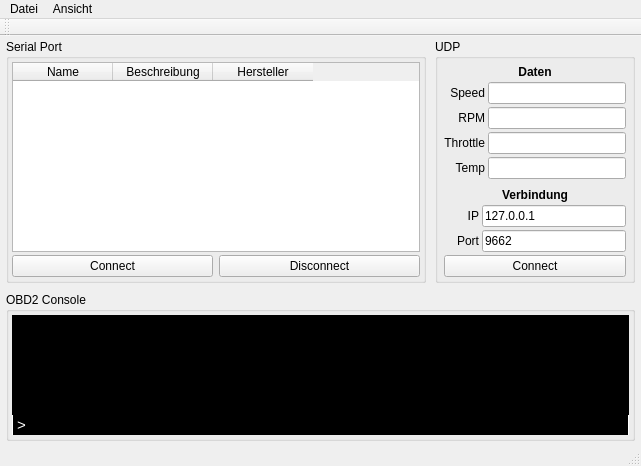
<?xml version="1.0" encoding="UTF-8"?>
<ui version="4.0">
 <class>MainWindow</class>
 <widget class="QMainWindow" name="MainWindow">
  <property name="geometry">
   <rect>
    <x>0</x>
    <y>0</y>
    <width>641</width>
    <height>466</height>
   </rect>
  </property>
  <property name="windowTitle">
   <string>ELM327_Simulator</string>
  </property>
  <widget class="QWidget" name="centralWidget">
   <layout class="QGridLayout" name="gridLayout">
    <property name="leftMargin">
     <number>6</number>
    </property>
    <property name="topMargin">
     <number>3</number>
    </property>
    <property name="rightMargin">
     <number>6</number>
    </property>
    <property name="bottomMargin">
     <number>3</number>
    </property>
    <property name="spacing">
     <number>9</number>
    </property>
    <item row="0" column="0">
     <widget class="QWidget" name="widget" native="true">
      <layout class="QHBoxLayout" name="horizontalLayout">
       <property name="spacing">
        <number>3</number>
       </property>
       <property name="leftMargin">
        <number>0</number>
       </property>
       <property name="topMargin">
        <number>0</number>
       </property>
       <property name="rightMargin">
        <number>0</number>
       </property>
       <property name="bottomMargin">
        <number>0</number>
       </property>
       <item>
        <widget class="QGroupBox" name="groupBox">
         <property name="title">
          <string>Serial Port</string>
         </property>
         <layout class="QVBoxLayout" name="verticalLayout_2">
          <property name="spacing">
           <number>3</number>
          </property>
          <property name="leftMargin">
           <number>3</number>
          </property>
          <property name="topMargin">
           <number>3</number>
          </property>
          <property name="rightMargin">
           <number>3</number>
          </property>
          <property name="bottomMargin">
           <number>3</number>
          </property>
          <item>
           <widget class="QTableWidget" name="portWidget">
            <column>
             <property name="text">
              <string>Name</string>
             </property>
            </column>
            <column>
             <property name="text">
              <string>Beschreibung</string>
             </property>
            </column>
            <column>
             <property name="text">
              <string>Hersteller</string>
             </property>
            </column>
           </widget>
          </item>
          <item>
           <widget class="QWidget" name="widget_3" native="true">
            <layout class="QHBoxLayout" name="horizontalLayout_2">
             <property name="leftMargin">
              <number>0</number>
             </property>
             <property name="topMargin">
              <number>0</number>
             </property>
             <property name="rightMargin">
              <number>0</number>
             </property>
             <property name="bottomMargin">
              <number>0</number>
             </property>
             <item>
              <widget class="QPushButton" name="btnSerialConnect">
               <property name="text">
                <string>Connect</string>
               </property>
              </widget>
             </item>
             <item>
              <widget class="QPushButton" name="btnSerialDisconnect">
               <property name="text">
                <string>Disconnect</string>
               </property>
              </widget>
             </item>
            </layout>
           </widget>
          </item>
         </layout>
         <zorder>portWidget</zorder>
         <zorder>portWidget</zorder>
         <zorder>widget_3</zorder>
        </widget>
       </item>
      </layout>
     </widget>
    </item>
    <item row="0" column="1">
     <widget class="QGroupBox" name="groupBox_3">
      <property name="maximumSize">
       <size>
        <width>200</width>
        <height>16777215</height>
       </size>
      </property>
      <property name="title">
       <string>UDP</string>
      </property>
      <layout class="QVBoxLayout" name="verticalLayout_3">
       <property name="spacing">
        <number>3</number>
       </property>
       <property name="leftMargin">
        <number>3</number>
       </property>
       <property name="topMargin">
        <number>3</number>
       </property>
       <property name="rightMargin">
        <number>3</number>
       </property>
       <property name="bottomMargin">
        <number>0</number>
       </property>
       <item>
        <widget class="QWidget" name="widget_5" native="true">
         <layout class="QGridLayout" name="gridLayout_3">
          <property name="leftMargin">
           <number>3</number>
          </property>
          <property name="topMargin">
           <number>3</number>
          </property>
          <property name="rightMargin">
           <number>3</number>
          </property>
          <property name="bottomMargin">
           <number>3</number>
          </property>
          <property name="spacing">
           <number>3</number>
          </property>
          <item row="2" column="0">
           <widget class="QLabel" name="label_5">
            <property name="minimumSize">
             <size>
              <width>35</width>
              <height>0</height>
             </size>
            </property>
            <property name="maximumSize">
             <size>
              <width>50</width>
              <height>16777215</height>
             </size>
            </property>
            <property name="text">
             <string>RPM</string>
            </property>
            <property name="alignment">
             <set>Qt::AlignRight|Qt::AlignTrailing|Qt::AlignVCenter</set>
            </property>
           </widget>
          </item>
          <item row="2" column="1">
           <widget class="QLineEdit" name="displayRPM">
            <property name="readOnly">
             <bool>true</bool>
            </property>
           </widget>
          </item>
          <item row="0" column="0" colspan="2">
           <widget class="QLabel" name="label_7">
            <property name="maximumSize">
             <size>
              <width>16777215</width>
              <height>15</height>
             </size>
            </property>
            <property name="font">
             <font>
              <weight>75</weight>
              <bold>true</bold>
             </font>
            </property>
            <property name="text">
             <string>Daten</string>
            </property>
            <property name="alignment">
             <set>Qt::AlignCenter</set>
            </property>
           </widget>
          </item>
          <item row="1" column="1">
           <widget class="QLineEdit" name="displaySpeed">
            <property name="readOnly">
             <bool>true</bool>
            </property>
           </widget>
          </item>
          <item row="1" column="0">
           <widget class="QLabel" name="label_4">
            <property name="minimumSize">
             <size>
              <width>35</width>
              <height>0</height>
             </size>
            </property>
            <property name="maximumSize">
             <size>
              <width>50</width>
              <height>16777215</height>
             </size>
            </property>
            <property name="text">
             <string>Speed</string>
            </property>
            <property name="alignment">
             <set>Qt::AlignRight|Qt::AlignTrailing|Qt::AlignVCenter</set>
            </property>
           </widget>
          </item>
          <item row="3" column="0">
           <widget class="QLabel" name="label_8">
            <property name="text">
             <string>Throttle</string>
            </property>
            <property name="alignment">
             <set>Qt::AlignRight|Qt::AlignTrailing|Qt::AlignVCenter</set>
            </property>
           </widget>
          </item>
          <item row="4" column="0">
           <widget class="QLabel" name="label_9">
            <property name="text">
             <string>Temp</string>
            </property>
            <property name="alignment">
             <set>Qt::AlignRight|Qt::AlignTrailing|Qt::AlignVCenter</set>
            </property>
           </widget>
          </item>
          <item row="3" column="1">
           <widget class="QLineEdit" name="displayThrottle">
            <property name="readOnly">
             <bool>true</bool>
            </property>
           </widget>
          </item>
          <item row="4" column="1">
           <widget class="QLineEdit" name="displayTemp">
            <property name="readOnly">
             <bool>true</bool>
            </property>
           </widget>
          </item>
         </layout>
        </widget>
       </item>
       <item>
        <widget class="QWidget" name="widget_4" native="true">
         <layout class="QGridLayout" name="gridLayout_2">
          <property name="leftMargin">
           <number>3</number>
          </property>
          <property name="topMargin">
           <number>3</number>
          </property>
          <property name="rightMargin">
           <number>3</number>
          </property>
          <property name="bottomMargin">
           <number>3</number>
          </property>
          <property name="spacing">
           <number>3</number>
          </property>
          <item row="2" column="1">
           <widget class="QLineEdit" name="editUDP_Port">
            <property name="text">
             <string>9662</string>
            </property>
           </widget>
          </item>
          <item row="2" column="0">
           <widget class="QLabel" name="label_3">
            <property name="minimumSize">
             <size>
              <width>35</width>
              <height>0</height>
             </size>
            </property>
            <property name="maximumSize">
             <size>
              <width>50</width>
              <height>16777215</height>
             </size>
            </property>
            <property name="text">
             <string>Port</string>
            </property>
            <property name="alignment">
             <set>Qt::AlignRight|Qt::AlignTrailing|Qt::AlignVCenter</set>
            </property>
           </widget>
          </item>
          <item row="1" column="1">
           <widget class="QLineEdit" name="editUDP_IP">
            <property name="text">
             <string>127.0.0.1</string>
            </property>
           </widget>
          </item>
          <item row="1" column="0">
           <widget class="QLabel" name="label_2">
            <property name="minimumSize">
             <size>
              <width>35</width>
              <height>0</height>
             </size>
            </property>
            <property name="maximumSize">
             <size>
              <width>50</width>
              <height>16777215</height>
             </size>
            </property>
            <property name="text">
             <string>IP</string>
            </property>
            <property name="alignment">
             <set>Qt::AlignRight|Qt::AlignTrailing|Qt::AlignVCenter</set>
            </property>
           </widget>
          </item>
          <item row="3" column="0" colspan="2">
           <widget class="QPushButton" name="btnUDP">
            <property name="text">
             <string>Connect</string>
            </property>
           </widget>
          </item>
          <item row="0" column="0" colspan="2">
           <widget class="QLabel" name="label_6">
            <property name="maximumSize">
             <size>
              <width>16777215</width>
              <height>15</height>
             </size>
            </property>
            <property name="font">
             <font>
              <weight>75</weight>
              <bold>true</bold>
             </font>
            </property>
            <property name="text">
             <string>Verbindung</string>
            </property>
            <property name="alignment">
             <set>Qt::AlignCenter</set>
            </property>
           </widget>
          </item>
         </layout>
        </widget>
       </item>
      </layout>
     </widget>
    </item>
    <item row="1" column="0" colspan="2">
     <widget class="QGroupBox" name="groupBox_2">
      <property name="title">
       <string>OBD2 Console</string>
      </property>
      <layout class="QVBoxLayout" name="verticalLayout">
       <property name="spacing">
        <number>0</number>
       </property>
       <property name="leftMargin">
        <number>3</number>
       </property>
       <property name="topMargin">
        <number>3</number>
       </property>
       <property name="rightMargin">
        <number>3</number>
       </property>
       <property name="bottomMargin">
        <number>3</number>
       </property>
       <item>
        <widget class="QTextEdit" name="terminal">
         <property name="styleSheet">
          <string notr="true">background-color:black; color: white;</string>
         </property>
         <property name="readOnly">
          <bool>true</bool>
         </property>
         <property name="html">
          <string>&lt;!DOCTYPE HTML PUBLIC &quot;-//W3C//DTD HTML 4.0//EN&quot; &quot;http://www.w3.org/TR/REC-html40/strict.dtd&quot;&gt;
&lt;html&gt;&lt;head&gt;&lt;meta name=&quot;qrichtext&quot; content=&quot;1&quot; /&gt;&lt;style type=&quot;text/css&quot;&gt;
p, li { white-space: pre-wrap; }
&lt;/style&gt;&lt;/head&gt;&lt;body style=&quot; font-family:'MS Shell Dlg 2'; font-size:8.25pt; font-weight:400; font-style:normal;&quot;&gt;
&lt;p style=&quot;-qt-paragraph-type:empty; margin-top:0px; margin-bottom:0px; margin-left:0px; margin-right:0px; -qt-block-indent:0; text-indent:0px; font-size:8pt;&quot;&gt;&lt;br /&gt;&lt;/p&gt;&lt;/body&gt;&lt;/html&gt;</string>
         </property>
        </widget>
       </item>
       <item>
        <widget class="QWidget" name="widget_2" native="true">
         <property name="font">
          <font>
           <pointsize>10</pointsize>
          </font>
         </property>
         <property name="styleSheet">
          <string notr="true">QWidget
{
	border: 1px solid white;
}

QLabel, QLineEdit
{
	background-color: black; border: none; color:white;
}</string>
         </property>
         <layout class="QHBoxLayout" name="horizontalLayout_3">
          <property name="spacing">
           <number>0</number>
          </property>
          <property name="leftMargin">
           <number>1</number>
          </property>
          <property name="topMargin">
           <number>0</number>
          </property>
          <property name="rightMargin">
           <number>1</number>
          </property>
          <property name="bottomMargin">
           <number>0</number>
          </property>
          <item>
           <widget class="QLabel" name="label">
            <property name="font">
             <font>
              <pointsize>11</pointsize>
             </font>
            </property>
            <property name="text">
             <string> &gt; </string>
            </property>
           </widget>
          </item>
          <item>
           <widget class="QLineEdit" name="editCmd">
            <property name="font">
             <font>
              <pointsize>11</pointsize>
             </font>
            </property>
           </widget>
          </item>
         </layout>
        </widget>
       </item>
      </layout>
     </widget>
    </item>
   </layout>
  </widget>
  <widget class="QMenuBar" name="menuBar">
   <property name="geometry">
    <rect>
     <x>0</x>
     <y>0</y>
     <width>641</width>
     <height>21</height>
    </rect>
   </property>
   <widget class="QMenu" name="menuDatei">
    <property name="title">
     <string>Datei</string>
    </property>
   </widget>
   <widget class="QMenu" name="menuAnsicht">
    <property name="title">
     <string>Ansicht</string>
    </property>
    <addaction name="actionClearConsole"/>
   </widget>
   <addaction name="menuDatei"/>
   <addaction name="menuAnsicht"/>
  </widget>
  <widget class="QToolBar" name="mainToolBar">
   <attribute name="toolBarArea">
    <enum>TopToolBarArea</enum>
   </attribute>
   <attribute name="toolBarBreak">
    <bool>false</bool>
   </attribute>
  </widget>
  <widget class="QStatusBar" name="statusBar"/>
  <action name="actionClearConsole">
   <property name="text">
    <string>Konsole löschen</string>
   </property>
  </action>
 </widget>
 <layoutdefault spacing="6" margin="11"/>
 <resources/>
 <connections/>
</ui>
